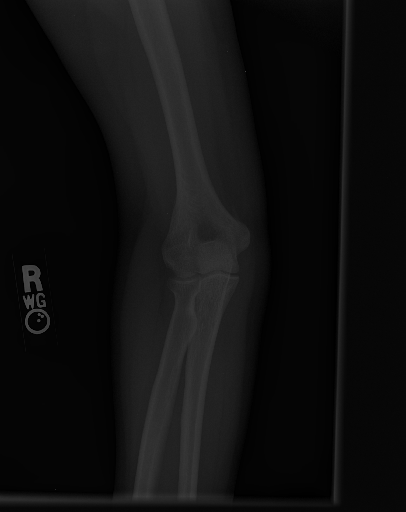
#> input picture xsacsa.png, 406 x 512 px
$ jupyter execute X-Ray.ipynb   (shell and % lines are left out)
#> lines starting #> are read from the running program, lines starting #| are printed output that depends on the picture; after the words box and inside, x2 and y2 are one past the last pixel; in counts of white or black regions, pixels touching at a corner belong together
[cell 1]
import numpy as np
import cv2
import matplotlib.pyplot as plt
import matplotlib.image as mping
import scipy.special
import sys
import scipy.ndimage
import scipy.signal
from random import *

[cell 2]
k=5
threshold1=10
threshold2=20
img = cv2.imread('./xsacsa.png',0)
#> img is the input picture: shape (512, 406); min 0, max 80, mean 15.8
median = cv2.medianBlur(img,k)
edges = cv2.Canny(median,threshold1,threshold2)
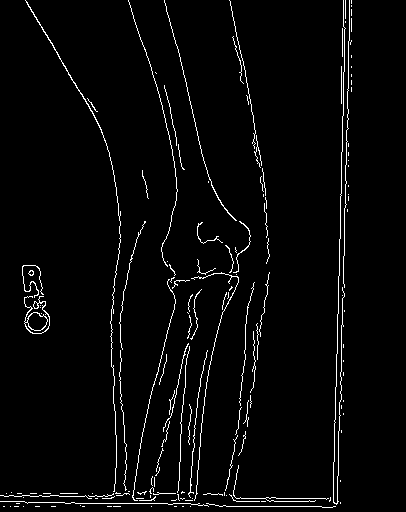
#> edges: shape (512, 406); 3.1% white in thin lines or dots, all inside (x1, y1, x2, y2) = (0, 0, 352, 508)
plt.imshow(edges,cmap="gray")
